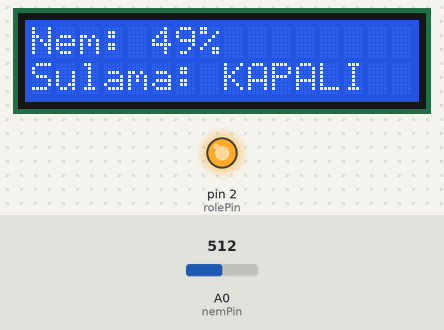
A sketch run on a simulated Arduino Uno, built with avr-gcc and run on an emulated ATmega328P. Shown: 16×2 character LCD, output pins drawn as LEDs (lit = HIGH). The test bench sets the inputs (shaded band); at power-on: A0 (nemPin) = 512.

Above: at 1.2 s.
1.3 s: A0 (nemPin) set to 848
At 2.8 s:
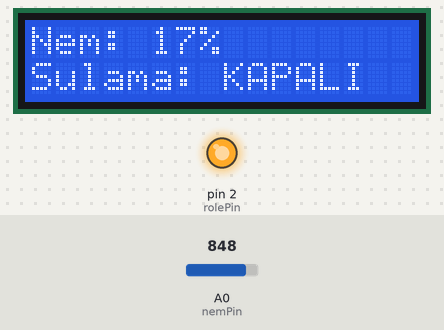
3.1 s: A0 (nemPin) set to 870
At 4.0 s:
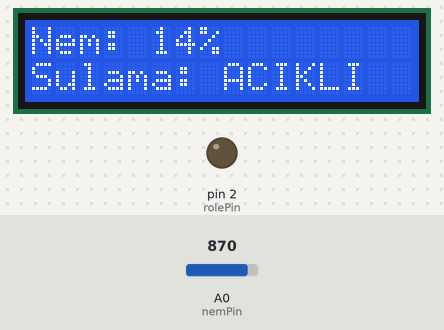
4.7 s: A0 (nemPin) set to 900
At 6.1 s:
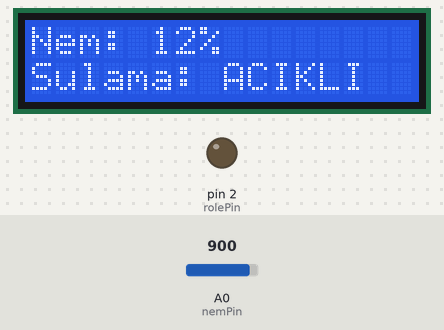
Timing chart, 0 to 7.7 s (numbered marks = the images above; inputs shaded):
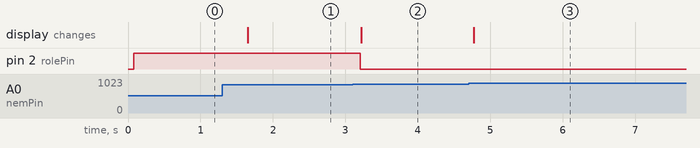

Measured:
- the behaviour switches between 859 and 860 on A0 (nemPin) (found by bisection; images 1 and 2)
- after the input at 1.3 s, the display: changes after 0.35 s (image 1)
- after the input at 3.1 s, pin 2 (rolePin): HIGH → LOW after 0.10 s; the display: changes after 0.12 s (image 2)
- after the input at 4.7 s, the display: changes after 0.07 s (image 3)

The sketch:

sketch_dec7a.ino
```cpp
#include <Wire.h>
#include <LiquidCrystal_I2C.h>

int rolePin = 2; //Bir röleyi kontrol etmek için kullanılacak dijital pin.
int nemPin = A0; //Bir nem sensörünün analog okuması için kullanılacak pin.

int nemdegeri; //Nem sensöründen okunan değeri tutmak için kullanılan değişken.
int nemEsikdegeri = 15; //Sulama yapılması gereken nem eşik değeri.

LiquidCrystal_I2C lcd(0x27, 16, 2);  // LCD adresi ve ekran boyutu

void setup()
{
  // Pin modlarını ayarla
  pinMode(rolePin, OUTPUT); // Sulama kontrol pini,rolePin adlı pine bağlı bir cihazın çıkış olarak kullanılacağını belirtir.
  pinMode(nemPin, INPUT);   // Nem sensörü pin
  Serial.begin(9600);       // Serial iletişim başlat

  // LCD ekranını başlat
  lcd.init();
  // LCD arka ışığını aç
  lcd.backlight();
  // LCD ekranına başlangıç pozisyonunu ayarla
  lcd.setCursor(0, 0);
  // Başlangıç mesajını ekrana yazdır
  lcd.print("Nem:");
}

void loop()
{
  // analogRead(nemPin) ile sensörden okunan analog değer alınır, ardından map fonksiyonu kullanılarak bu değer 0 ile 1023 arasından 0 ile 100 arasına dönüştürülür.
  nemdegeri = map(analogRead(nemPin), 1023, 0, 0, 100);

  // Önceki nem değerini temizle
  lcd.setCursor(5, 0);
  lcd.print("   ");
  // Nem değerini ekrana yazdır
  lcd.setCursor(5, 0);
  lcd.print(nemdegeri);
  lcd.print("%");

  // Nem değeri nem eşik değerinden büyükse sulamayı kapat
  if (nemdegeri > nemEsikdegeri)
  {
    digitalWrite(rolePin, HIGH);
    // LCD ekranına sulama durumunu yazdır
    lcd.setCursor(0, 1);
    lcd.print("Sulama: KAPALI");
  }
  // Nem değeri nem eşik değerinden küçükse sulamayı aç
  else
  {
    digitalWrite(rolePin, LOW);
    // LCD ekranına sulama durumunu yazdır
    lcd.setCursor(0, 1);
    lcd.print("Sulama: ACIK");
  }

  // LCD ekranını güncellemek için bir süre bekleyin
  delay(500);
}
```
